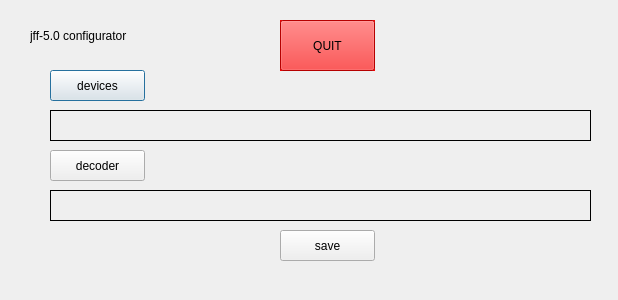
<?xml version="1.0" encoding="UTF-8"?>
<ui version="4.0">
 <class>Dialog</class>
 <widget class="QDialog" name="Dialog">
  <property name="geometry">
   <rect>
    <x>0</x>
    <y>0</y>
    <width>618</width>
    <height>300</height>
   </rect>
  </property>
  <property name="windowTitle">
   <string>Dialog</string>
  </property>
  <widget class="QPushButton" name="devices">
   <property name="geometry">
    <rect>
     <x>50</x>
     <y>70</y>
     <width>95</width>
     <height>31</height>
    </rect>
   </property>
   <property name="text">
    <string>devices</string>
   </property>
  </widget>
  <widget class="QPushButton" name="decoders">
   <property name="geometry">
    <rect>
     <x>50</x>
     <y>150</y>
     <width>95</width>
     <height>31</height>
    </rect>
   </property>
   <property name="text">
    <string>decoder</string>
   </property>
  </widget>
  <widget class="QLabel" name="deviceDirectory">
   <property name="geometry">
    <rect>
     <x>50</x>
     <y>110</y>
     <width>541</width>
     <height>31</height>
    </rect>
   </property>
   <property name="font">
    <font>
     <pointsize>10</pointsize>
    </font>
   </property>
   <property name="frameShape">
    <enum>QFrame::Panel</enum>
   </property>
   <property name="text">
    <string/>
   </property>
  </widget>
  <widget class="QLabel" name="decoderDirectory">
   <property name="geometry">
    <rect>
     <x>50</x>
     <y>190</y>
     <width>541</width>
     <height>31</height>
    </rect>
   </property>
   <property name="font">
    <font>
     <pointsize>10</pointsize>
    </font>
   </property>
   <property name="frameShape">
    <enum>QFrame::Panel</enum>
   </property>
   <property name="text">
    <string/>
   </property>
  </widget>
  <widget class="QLabel" name="label">
   <property name="geometry">
    <rect>
     <x>30</x>
     <y>20</y>
     <width>321</width>
     <height>31</height>
    </rect>
   </property>
   <property name="text">
    <string>jff-5.0 configurator</string>
   </property>
  </widget>
  <widget class="QPushButton" name="saveButton">
   <property name="geometry">
    <rect>
     <x>280</x>
     <y>230</y>
     <width>95</width>
     <height>31</height>
    </rect>
   </property>
   <property name="text">
    <string>save</string>
   </property>
  </widget>
  <widget class="QPushButton" name="quitButton">
   <property name="geometry">
    <rect>
     <x>280</x>
     <y>20</y>
     <width>95</width>
     <height>51</height>
    </rect>
   </property>
   <property name="palette">
    <palette>
     <active>
      <colorrole role="Button">
       <brush brushstyle="SolidPattern">
        <color alpha="255">
         <red>255</red>
         <green>0</green>
         <blue>0</blue>
        </color>
       </brush>
      </colorrole>
      <colorrole role="Base">
       <brush brushstyle="SolidPattern">
        <color alpha="255">
         <red>255</red>
         <green>255</green>
         <blue>255</blue>
        </color>
       </brush>
      </colorrole>
      <colorrole role="Window">
       <brush brushstyle="SolidPattern">
        <color alpha="255">
         <red>255</red>
         <green>0</green>
         <blue>0</blue>
        </color>
       </brush>
      </colorrole>
     </active>
     <inactive>
      <colorrole role="Button">
       <brush brushstyle="SolidPattern">
        <color alpha="255">
         <red>255</red>
         <green>0</green>
         <blue>0</blue>
        </color>
       </brush>
      </colorrole>
      <colorrole role="Base">
       <brush brushstyle="SolidPattern">
        <color alpha="255">
         <red>255</red>
         <green>255</green>
         <blue>255</blue>
        </color>
       </brush>
      </colorrole>
      <colorrole role="Window">
       <brush brushstyle="SolidPattern">
        <color alpha="255">
         <red>255</red>
         <green>0</green>
         <blue>0</blue>
        </color>
       </brush>
      </colorrole>
     </inactive>
     <disabled>
      <colorrole role="Button">
       <brush brushstyle="SolidPattern">
        <color alpha="255">
         <red>255</red>
         <green>0</green>
         <blue>0</blue>
        </color>
       </brush>
      </colorrole>
      <colorrole role="Base">
       <brush brushstyle="SolidPattern">
        <color alpha="255">
         <red>255</red>
         <green>0</green>
         <blue>0</blue>
        </color>
       </brush>
      </colorrole>
      <colorrole role="Window">
       <brush brushstyle="SolidPattern">
        <color alpha="255">
         <red>255</red>
         <green>0</green>
         <blue>0</blue>
        </color>
       </brush>
      </colorrole>
     </disabled>
    </palette>
   </property>
   <property name="autoFillBackground">
    <bool>true</bool>
   </property>
   <property name="text">
    <string>QUIT</string>
   </property>
  </widget>
 </widget>
 <resources/>
 <connections/>
</ui>
